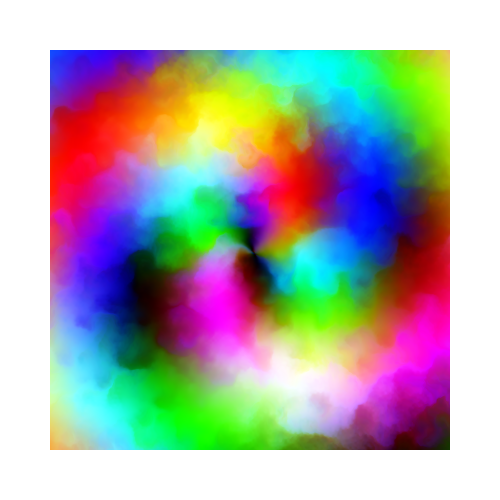
Frame 1 (no input)
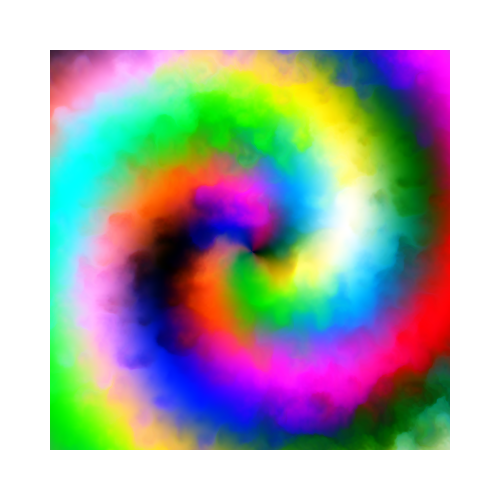
Frame 2 (the mouse pressed at the canvas centre, redrawn once)

The p5.js sketch that drew these frames (run headless with seeded random() and noise() and a simulated clock; the mouse was pressed at the canvas centre and the sketch redrawn once):

// p5.js sketch
// ── sketch.js
/*
Genuary 2022
JAN.21 "Combine two (or more) of your pieces from previous days to make a new piece."

By Roni Kaufman
https://ronikaufman.github.io
*/

function setup() {
  createCanvas(500, 500);
  noLoop();
  noStroke();
}

function draw() {
  background(255);
  let margin = 50;

  let a1 = random(20, 50), b1 = floor(random(1, 6))*random([-1, 1]), c1 = random(TAU);
  let a2 = random(20, 50), b2 = floor(random(1, 6))*random([-1, 1]), c2 = random(TAU);
  let a3 = random(20, 50), b3 = floor(random(1, 6))*random([-1, 1]), c3 = random(TAU);
  for (let x = margin; x < width - margin; x += 1) {
    for (let y = margin; y < height - margin; y += 1) {
      let p = domainWarp(x, y, f1, f2);
      let r = colorVal(p, a1, b1, c1);
      p = domainWarp(p[0], p[1], f1, f2);
      let g = colorVal(p, a2, b2, c2);
      p = domainWarp(p[0], p[1], f1, f2);
      let b = colorVal(p, a3, b3, c3);
      fill(r, g, b);
      square(x, y, 1);
    }
  }
}

function domainWarp(x, y, angleFunction, distFuntion) {
  let theta = angleFunction(x, y) * TAU;
  let r = distFuntion(x, y) * 10;

  let xOff = r*cos(theta);
  let yOff = r*sin(theta);

  return [x + xOff, y + yOff];
}

function colorVal(p, a, b, c) {
  let d = dist(p[0], p[1], width/2, height/2);
  let theta = atan2(p[1] - height/2, p[0] - width/2);
  return map(sin(theta*b + d/a + c), -1, 1, 0, 255) * (d < 50 ? sqrt(d/50) : 1);
}

function f1(x, y) {
  return noise(x/20, y/20);
}

function f2(x, y) {
  return noise(x/100, y/100);
}
